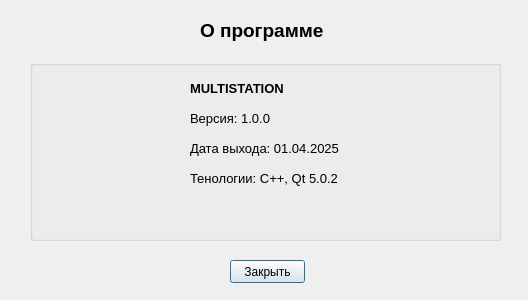
<?xml version="1.0" encoding="UTF-8"?>
<ui version="4.0">
 <class>app</class>
 <widget class="QDialog" name="app">
  <property name="geometry">
   <rect>
    <x>0</x>
    <y>0</y>
    <width>528</width>
    <height>300</height>
   </rect>
  </property>
  <property name="windowTitle">
   <string>О программе</string>
  </property>
  <widget class="QLabel" name="label">
   <property name="geometry">
    <rect>
     <x>200</x>
     <y>20</y>
     <width>131</width>
     <height>21</height>
    </rect>
   </property>
   <property name="font">
    <font>
     <pointsize>14</pointsize>
     <weight>75</weight>
     <bold>true</bold>
    </font>
   </property>
   <property name="text">
    <string>О программе</string>
   </property>
  </widget>
  <widget class="QGroupBox" name="groupBox">
   <property name="geometry">
    <rect>
     <x>30</x>
     <y>60</y>
     <width>471</width>
     <height>181</height>
    </rect>
   </property>
   <property name="title">
    <string/>
   </property>
   <widget class="QLabel" name="label_2">
    <property name="geometry">
     <rect>
      <x>20</x>
      <y>20</y>
      <width>111</width>
      <height>101</height>
     </rect>
    </property>
    <property name="text">
     <string/>
    </property>
    <property name="pixmap">
     <pixmap resource="resources.qrc">:/resources/[removal.ai]_b244236a-74dd-4fb1-b243-15e51e5163d4-image.png</pixmap>
    </property>
    <property name="scaledContents">
     <bool>true</bool>
    </property>
   </widget>
   <widget class="QLabel" name="label_3">
    <property name="geometry">
     <rect>
      <x>160</x>
      <y>20</y>
      <width>101</width>
      <height>16</height>
     </rect>
    </property>
    <property name="font">
     <font>
      <pointsize>10</pointsize>
      <weight>75</weight>
      <bold>true</bold>
     </font>
    </property>
    <property name="text">
     <string>MULTISTATION</string>
    </property>
   </widget>
   <widget class="QLabel" name="label_4">
    <property name="geometry">
     <rect>
      <x>160</x>
      <y>50</y>
      <width>81</width>
      <height>16</height>
     </rect>
    </property>
    <property name="font">
     <font>
      <pointsize>10</pointsize>
     </font>
    </property>
    <property name="text">
     <string>Версия: 1.0.0</string>
    </property>
   </widget>
   <widget class="QLabel" name="label_5">
    <property name="geometry">
     <rect>
      <x>160</x>
      <y>80</y>
      <width>151</width>
      <height>16</height>
     </rect>
    </property>
    <property name="font">
     <font>
      <pointsize>10</pointsize>
     </font>
    </property>
    <property name="text">
     <string>Дата выхода: 01.04.2025</string>
    </property>
   </widget>
   <widget class="QLabel" name="label_6">
    <property name="geometry">
     <rect>
      <x>160</x>
      <y>110</y>
      <width>161</width>
      <height>16</height>
     </rect>
    </property>
    <property name="font">
     <font>
      <pointsize>10</pointsize>
     </font>
    </property>
    <property name="text">
     <string>Тенологии: C++, Qt 5.0.2</string>
    </property>
   </widget>
  </widget>
  <widget class="QPushButton" name="pushButton">
   <property name="geometry">
    <rect>
     <x>230</x>
     <y>260</y>
     <width>75</width>
     <height>23</height>
    </rect>
   </property>
   <property name="text">
    <string>Закрыть</string>
   </property>
  </widget>
 </widget>
 <resources>
  <include location="resources.qrc"/>
 </resources>
 <connections/>
</ui>
